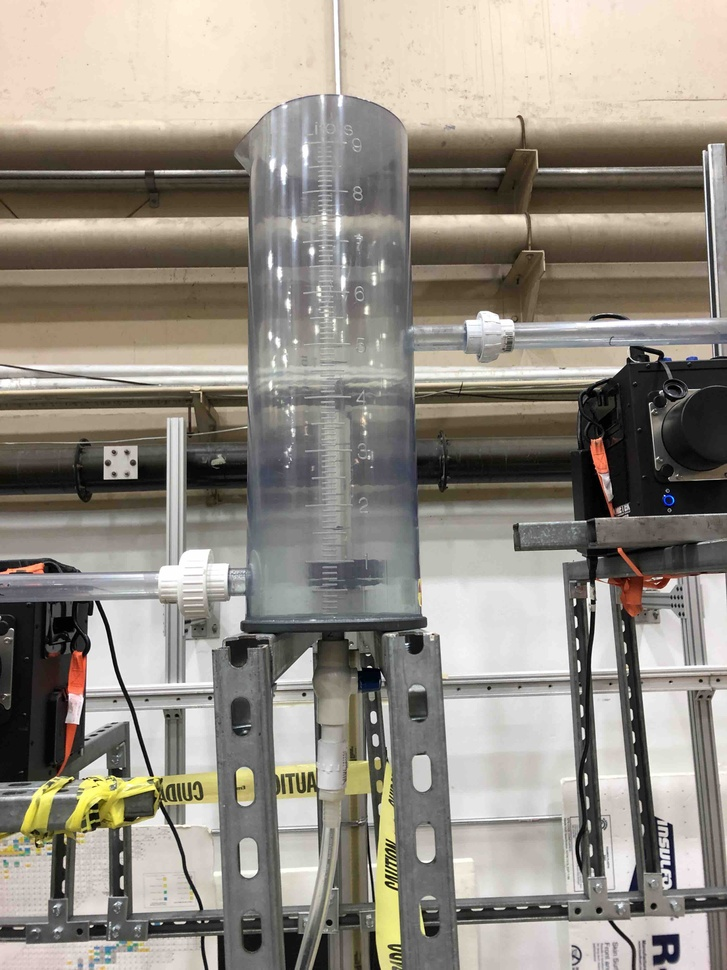
%> input picture tank1_shrunk_shrunk.jpg, 727 x 970 px, shrunk from 3024 x 4032 before the run
$ octave canny_method_test.m   (GNU Octave 9; MATLAB toolbox functions it lacks are replaced by stand-ins)
%> lines starting %> are read from the running program, lines starting %| are printed output that depends on the picture; in (x1, y1, x2, y2) boxes, pixels count from 0 and x2, y2 are one past the last pixel; in counts of white or black regions, pixels touching at a corner belong together; the program's own positions count from 1
I = imread('tank1_shrunk_shrunk.jpg');
%> I is the input picture: size 970x727x3 uint8; mean R, G, B 147.1, 140.8, 131
I_bw = rgb2gray(I);
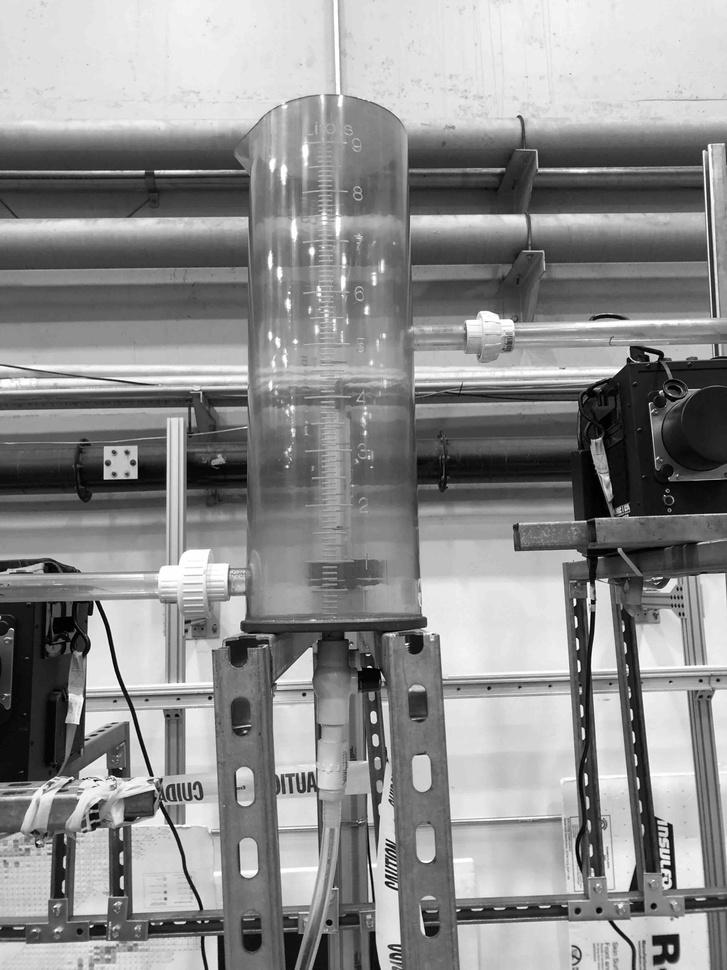
%> I_bw: size 970x727 uint8; min 0, max 255, mean 141.5
%Calculate a threshold using graythresh. The threshold is normalized to the range [0, 1].

level = graythresh(I_bw);
%> level = 0.565
disp(level);
%| 0.5647

%Convert the image into a binary image using the threshold.

BW = imbinarize(I_bw,level);
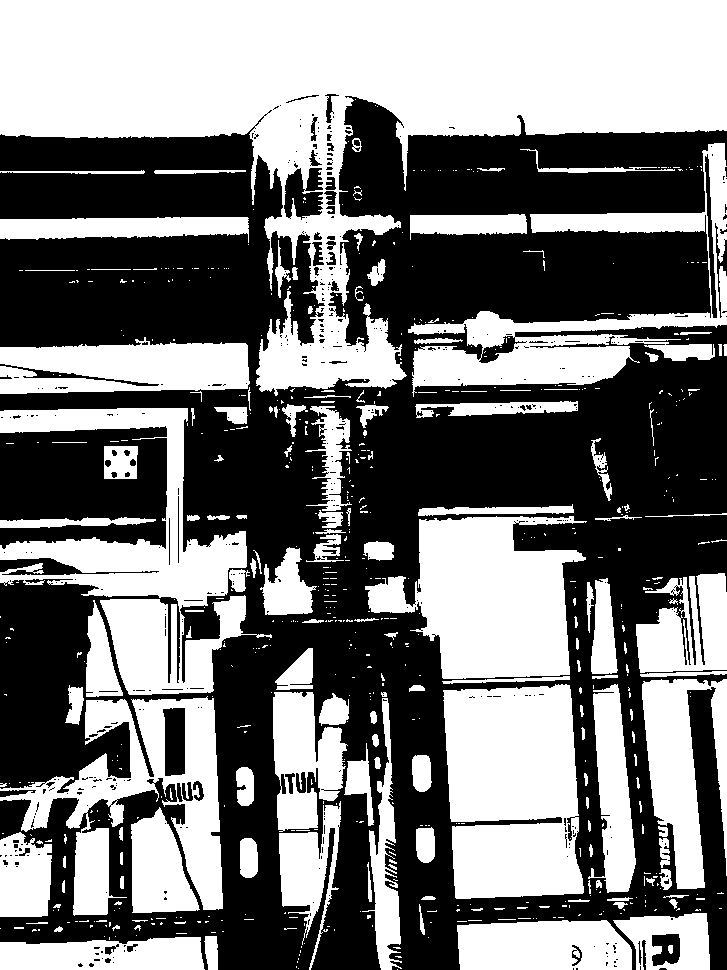
%> BW: size 970x727 logical; 47.6% white; 653 white regions (489 under 20 px), largest, box (x1, y1, x2, y2) and area: (0, 0, 727, 396) 112926, (443, 684, 584, 899) 25900, (0, 408, 272, 695) 25341
%Display the original image next to the binary image.
figure('Name', 'Juxtaposed Images Canny Method'); imshowpair(I_bw,BW, 'montage');
%> after `imshowpair(I_bw,BW, 'montage')`:
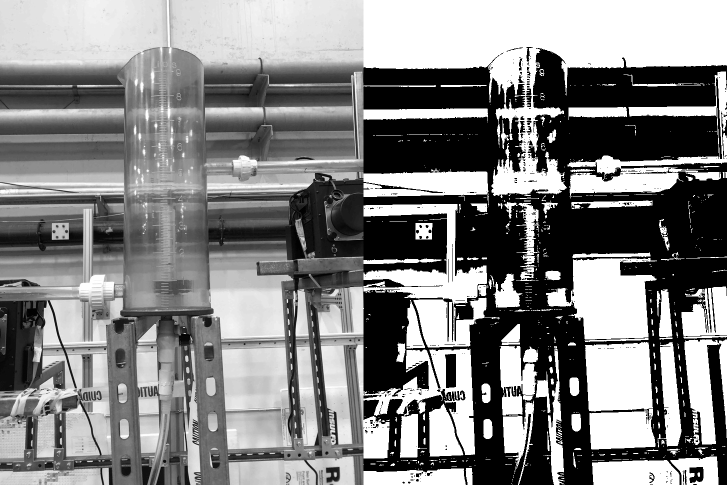
%> displayed picture: size 970x1454, on the screen's scale of 0 to 255 (shown at 1/2 size); min 0, max 255, mean 131.5

$ run again, with WIN_20190613_13_43_38_Pro.jpg copied over tank1_shrunk_shrunk.jpg
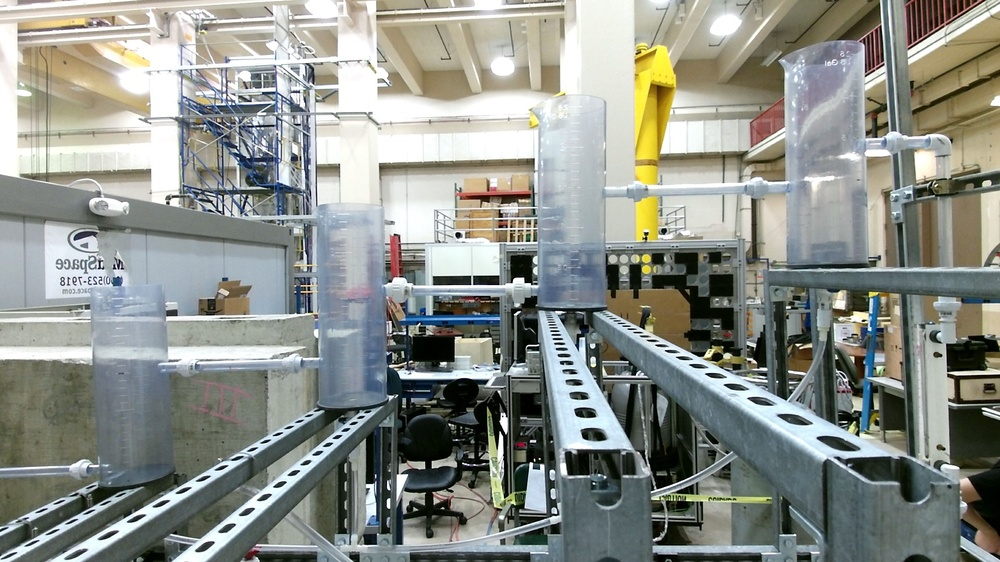
%> input picture WIN_20190613_13_43_38_Pro.jpg, 1000 x 562 px, shrunk from 1920 x 1080 before the run
%> I is the input picture: size 562x1000x3 uint8; mean R, G, B 141.3, 145.1, 138.4
%> level = 0.557
%| 0.5569
%> `BW = imbinarize(I_bw,level);`:
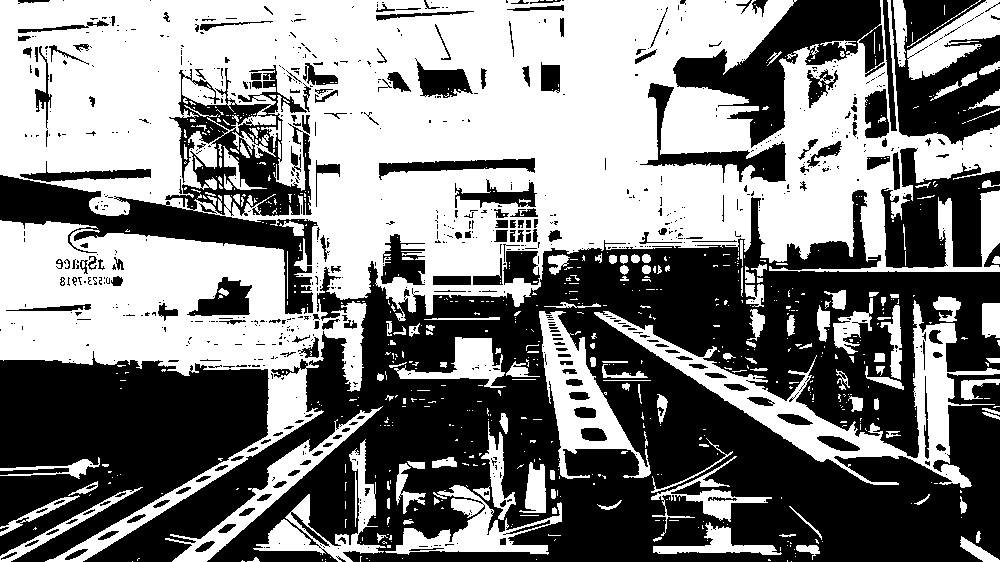
%> BW: size 562x1000 logical; 50.7% white; 845 black regions (633 under 20 px), largest, box (x1, y1, x2, y2) and area: (83, 190, 1000, 562) 162152, (0, 351, 269, 562) 35911, (0, 65, 318, 314) 20061
%> `imshowpair(I_bw,BW, 'montage')`:
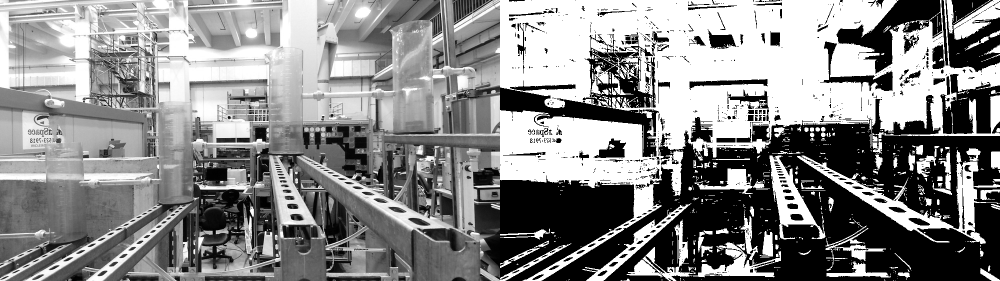
%> displayed picture: size 562x2000, on the screen's scale of 0 to 255 (shown at 1/2 size); min 0, max 255, mean 136.2

$ run again, with WIN_20190628_17_23_24_Pro.jpg copied over tank1_shrunk_shrunk.jpg
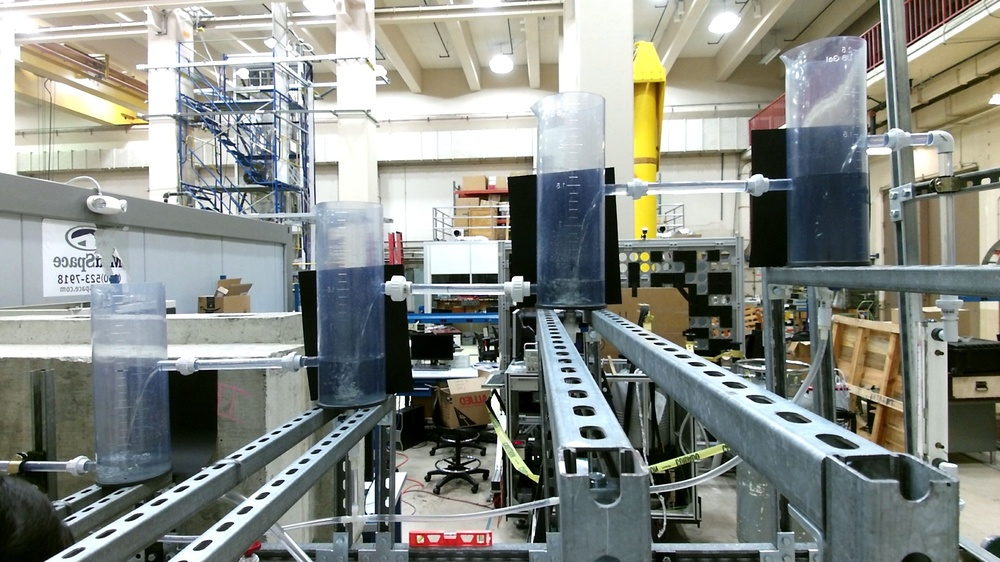
%> input picture WIN_20190628_17_23_24_Pro.jpg, 1000 x 562 px, shrunk from 1920 x 1080 before the run
%> I is the input picture: size 562x1000x3 uint8; mean R, G, B 136, 140, 133.9
%> level = 0.545
%| 0.5451
%> `BW = imbinarize(I_bw,level);`:
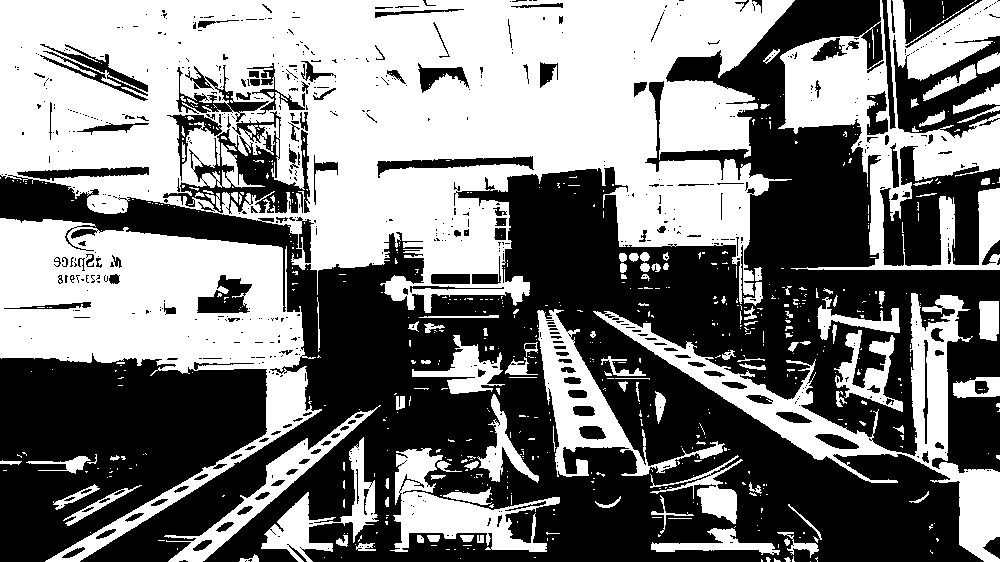
%> BW: size 562x1000 logical; 48.9% white; 646 white regions (526 under 20 px), largest, box (x1, y1, x2, y2) and area: (0, 0, 795, 313) 150946, (0, 218, 322, 562) 41238, (778, 0, 1000, 270) 22991
%> `imshowpair(I_bw,BW, 'montage')`:
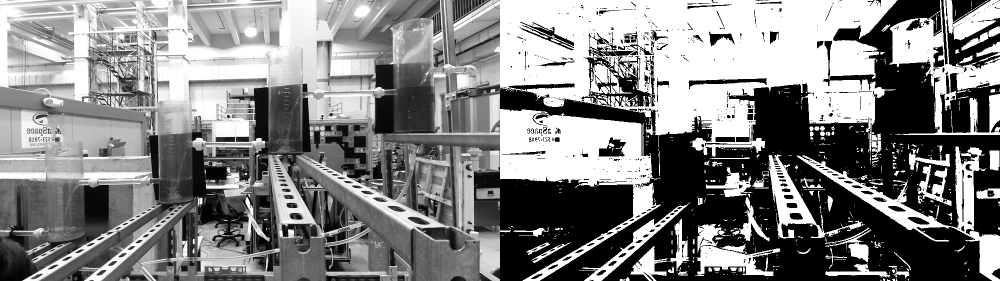
%> displayed picture: size 562x2000, on the screen's scale of 0 to 255 (shown at 1/2 size); min 0, max 255, mean 131.4
